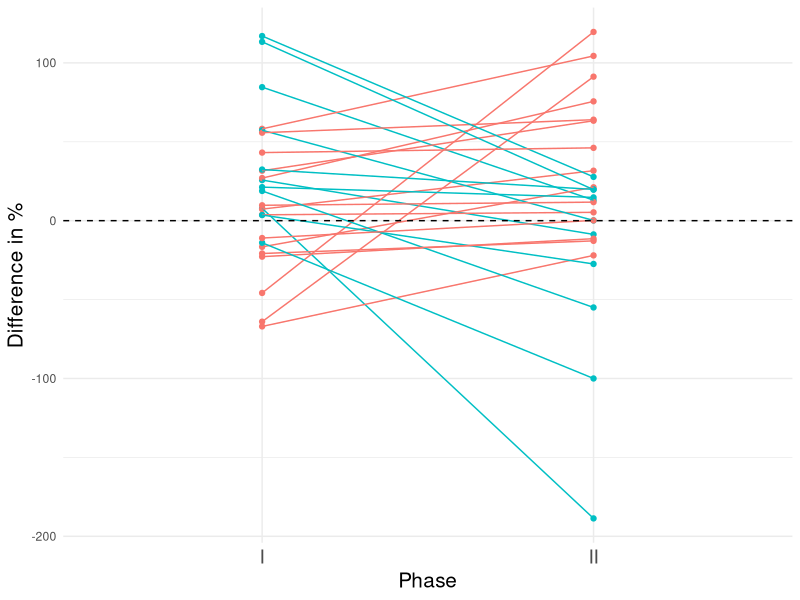
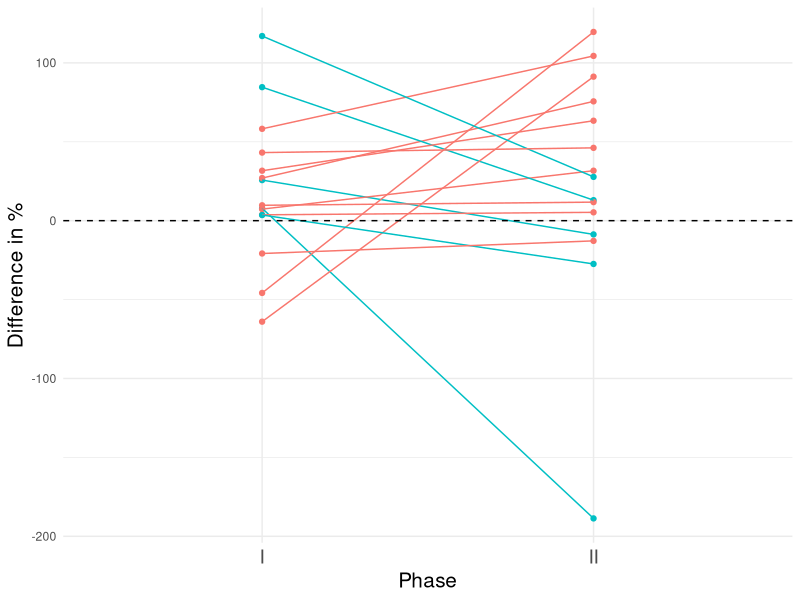
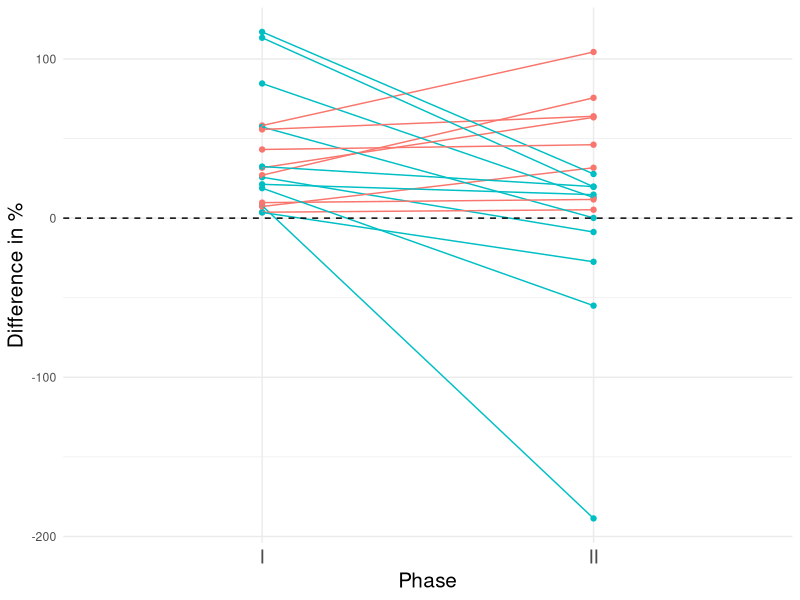
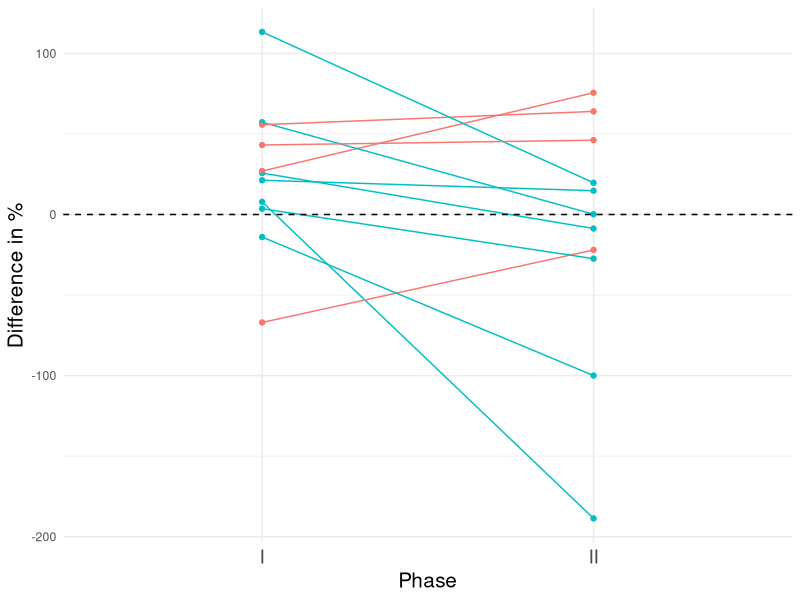

Write R code to recreate these figures, in order.
library("ggplot2")
library("reshape2")

df = read.csv("data.txt", sep="")

###############################################################################
# Figure 1 (a-d)
###############################################################################

### (a) full sample

proz1 = (df$estimate1-df$wahr)/df$wahr*100
proz2 = (df$estimate2-df$wahr)/df$wahr*100

data.proz = data.frame(I = proz1, II = proz2, id = 1:length(proz1))
data.proz$delta = "negative"

data.proz$delta[data.proz$II<data.proz$I] = "positive"
data.gg = melt(data.proz, id.vars = c("id","delta"))

ggplot(data.gg, aes(x = variable, y = value, group = id, colour = delta)) +
  geom_point() +
  geom_line() +
  geom_hline(yintercept=0, linetype="dashed", color = "black") +
  theme_minimal() +
  #theme_few() +
  theme(legend.position = "none") +
  ylab("Difference in %") +
  xlab("Phase") + 
  xlim("I", "II") + 
  theme(axis.title.x = element_text(size = 15),
        axis.text.x = element_text(size = 14),
        axis.title.y = element_text(size = 15))


t.test(proz1, alternative = "greater")
t.test(proz2, alternative = "greater")
t.test(proz1,proz2, paired = TRUE, alternative = "greater")

shapiro.test(proz1)
shapiro.test(proz2)
shapiro.test(proz1-proz2)

wilcox.test(proz1, exact = TRUE, alternative = "greater")
wilcox.test(proz2, exact = TRUE, alternative = "greater")
wilcox.test(proz1,proz2, paired = TRUE, exact = TRUE, alternative = "greater")


### (b) grades

df.grades = df[df$grade == "high", ] 
proz1 = (df.grades$estimate1-df.grades$wahr)/df.grades$wahr*100
proz2 = (df.grades$estimate2-df.grades$wahr)/df.grades$wahr*100

data.proz = data.frame(I = proz1, II = proz2, id = 1:length(proz1))
data.proz$delta = "negative"

data.proz$delta[data.proz$II<data.proz$I] = "positive"
data.gg = melt(data.proz, id.vars = c("id","delta"))

ggplot(data.gg, aes(x = variable, y = value, group = id, colour = delta)) +
  geom_point() +
  geom_line() +
  geom_hline(yintercept=0, linetype="dashed", color = "black") +
  theme_minimal() +
  #theme_few() +
  theme(legend.position = "none") +
  ylab("Difference in %") +
  xlab("Phase") + 
  xlim("I", "II") + 
  theme(axis.title.x = element_text(size = 15),
        axis.text.x = element_text(size = 14),
        axis.title.y = element_text(size = 15))



t.test(proz1, alternative = "greater")
t.test(proz2, alternative = "greater")
t.test(proz1,proz2, paired = TRUE, alternative = "greater")

shapiro.test(proz1)
shapiro.test(proz2)
shapiro.test(proz1-proz2)

wilcox.test(proz1, exact = TRUE, alternative = "greater")
wilcox.test(proz2, exact = TRUE, alternative = "greater")
wilcox.test(proz1,proz2, paired = TRUE, exact = TRUE, alternative = "greater")




### (c) overestimation

df.over = df[df$estimate1 > df$wahr   , ] 
proz1 = (df.over$estimate1-df.over$wahr)/df.over$wahr*100
proz2 = (df.over$estimate2-df.over$wahr)/df.over$wahr*100

data.proz = data.frame(I = proz1, II = proz2, id = 1:length(proz1))
data.proz$delta = "negative"

data.proz$delta[data.proz$II<data.proz$I] = "positive"
data.gg = melt(data.proz, id.vars = c("id","delta"))

ggplot(data.gg, aes(x = variable, y = value, group = id, colour = delta)) +
  geom_point() +
  geom_line() +
  geom_hline(yintercept=0, linetype="dashed", color = "black") +
  theme_minimal() +
  #theme_few() +
  theme(legend.position = "none") +
  ylab("Difference in %") +
  xlab("Phase") + 
  xlim("I", "II")+ 
  theme(axis.title.x = element_text(size = 15),
        axis.text.x = element_text(size = 14),
        axis.title.y = element_text(size = 15))



t.test(proz1, alternative = "greater")
t.test(proz2, alternative = "greater")
t.test(proz1,proz2, paired = TRUE, alternative = "greater")

shapiro.test(proz1)
shapiro.test(proz2)
shapiro.test(proz1-proz2)

wilcox.test(proz1, exact = TRUE, alternative = "greater")
wilcox.test(proz2, exact = TRUE, alternative = "greater")
wilcox.test(proz1,proz2, paired = TRUE, exact = TRUE, alternative = "greater")



### (d) gender

df.gender = df[df$sex == "w"  , ] 
proz1 = (df.gender$estimate1-df.gender$wahr)/df.gender$wahr*100
proz2 = (df.gender$estimate2-df.gender$wahr)/df.gender$wahr*100

data.proz = data.frame(I = proz1, II = proz2, id = 1:length(proz1))
data.proz$delta = "negative"

data.proz$delta[data.proz$II<data.proz$I] = "positive"
data.gg = melt(data.proz, id.vars = c("id","delta"))

ggplot(data.gg, aes(x = variable, y = value, group = id, colour = delta)) +
  geom_point() +
  geom_line() +
  geom_hline(yintercept=0, linetype="dashed", color = "black") +
  theme_minimal() +
  #theme_few() +
  theme(legend.position = "none") +
  ylab("Difference in %") +
  xlab("Phase") + 
  xlim("I", "II") + 
  theme(axis.title.x = element_text(size = 15),
        axis.text.x = element_text(size = 14),
        axis.title.y = element_text(size = 15))



t.test(proz1, alternative = "greater")
t.test(proz2, alternative = "greater")
t.test(proz1,proz2, paired = TRUE, alternative = "greater")

shapiro.test(proz1)
shapiro.test(proz2)
shapiro.test(proz1-proz2)

wilcox.test(proz1, exact = TRUE, alternative = "greater")
wilcox.test(proz2, exact = TRUE, alternative = "greater")
wilcox.test(proz1,proz2, paired = TRUE, exact = TRUE, alternative = "greater")








